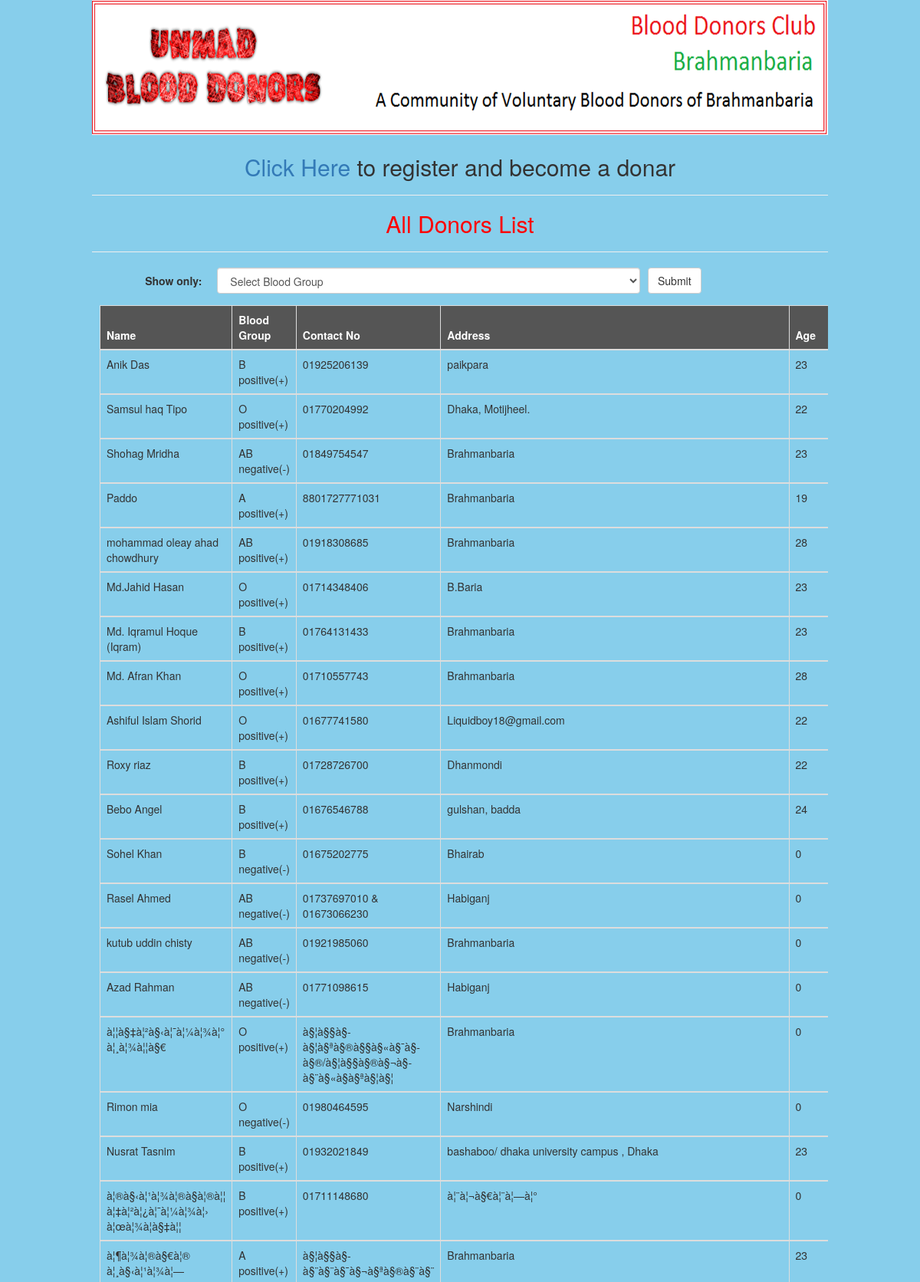
The page / (upper part) on the database its author committed.
### tables this page shows
CREATE TABLE IF NOT EXISTS `donors` (
  `user_id` int(100) NOT NULL,
  `user_name` varchar(100) NOT NULL,
  `user_group` varchar(100) NOT NULL,
  `user_age` varchar(100) NOT NULL,
  `user_location` varchar(100) NOT NULL,
  `user_no` varchar(100) NOT NULL
);

### index.php (the view, shortened to what this page needs)
<!DOCTYPE html>
<?php
$con = mysqli_connect("localhost","root","","unmad");
?>
<html lang="en">
	<head>
		<link href="bootstrap.css" rel="stylesheet" type="text/css" />
		<link href="style.css" rel="stylesheet" type="text/css" />
	</head>
	<body>
		<a href="index.php"><img src="logo.png" class="img-responsive" alt="Cinque Terre" width="960" height="236"/></a>
		<center><h2 style=""><a href="registration.php" style="cursor:pointer">Click Here</a> to register and become a donar</h2></center>
		<hr>
		<center><h2 style="color:red">All Donors List</h2></center>
		<hr>
	<form class="form-horizontal" role="form" method="post">
			<div class="form-group">
      <label class="control-label col-sm-2" for="pwd">Show only:</label>
      <div class="col-sm-7">
         <select name="user_group_index" class="form-control" id="sel1"  required="required">
				<option value="">Select Blood Group</option>
      </select>
      </div>
	  <input type="submit" name="sub_index" class="btn btn-default"/>
    </div>
		</form>
	<div class="container table-responsive">
  <table style="max-width:939px;" class="table table-bordered">
    <thead>
      <tr>
       <th style="width:200px;background-color:#555555;color:white">Name</th>
        <th style="width:200px;background-color:#555555;color:white">Blood Group</th>
		<th style="width:200px;background-color:#555555;color:white">Contact No</th>
		<th style="width:200px;background-color:#555555;color:white">Address</th>
        <th style="width:100px;background-color:#555555;color:white">Age</th>
      </tr>
    </thead>
		<?php
			$select = "select * from donors order by 1 DESC";
			$run = mysqli_query($con,$select);
			while($row = mysqli_fetch_array($run)){
			$user_name = $row['user_name'];
			$user_group = $row['user_group'];
			$user_age = $row['user_age'];
			$user_location = $row['user_location'];
			$user_no = $row['user_no'];
		?>
    <tbody>
      <tr>
	  <?php
		$user_group_index = "jahid";
		$A = 0;
	  if($user_group == $user_group_index) { ;?>
        <td><?php echo $user_name;?></td>
        <td><?php echo $user_group;?></td>
      <td><?php echo $user_no;?></td>
 <td><?php echo $user_location;?></td>
        <td><?php echo $user_age;?></td>
      </tr>
    </tbody>
	<?php }
	else if($A == 0){ ;?>
	<td><?php echo $user_name;?></td>
        <td><?php echo $user_group;?></td>
      <td><?php echo $user_no;?></td>
 <td><?php echo $user_location;?></td>
        <td><?php echo $user_age;?></td>
      </tr>
    </tbody>
	<?php }
	} ?>
  </table>
</div>
	</body>
</html>

### style.css (style rules this page uses)
* { margin:0;padding:0 }
body { max-width:960px;margin:0px auto;background:skyblue; }
img { max-width:960px;margin:25px auto;margin-top:0px; }

### rows shown on the page
donors: user_name "Anik Das", user_group "B positive(+)", user_no "01925206139", user_location "paikpara", user_age "23"
donors: user_name "Samsul haq Tipo", user_group "O positive(+)", user_no "01770204992", user_location "Dhaka, Motijheel.", user_age "22"
donors: user_name "Shohag Mridha", user_group "AB negative(-)", user_no "01849754547", user_location "Brahmanbaria", user_age "23"
donors: user_name "Paddo", user_group "A positive(+)", user_no "8801727771031", user_location "Brahmanbaria", user_age "19"
donors: user_name "mohammad oleay ahad chowdhury", user_group "AB positive(+)", user_no "01918308685", user_location "Brahmanbaria", user_age "28"
donors: user_name "Md.Jahid Hasan", user_group "O positive(+)", user_no "01714348406", user_location "B.Baria", user_age "23"
donors: user_name "Md. Iqramul Hoque (Iqram)", user_group "B positive(+)", user_no "01764131433", user_location "Brahmanbaria", user_age "23"
donors: user_name "Md. Afran Khan", user_group "O positive(+)", user_no "01710557743", user_location "Brahmanbaria", user_age "28"
donors: user_name "Ashiful Islam Shorid", user_group "O positive(+)", user_no "01677741580", user_location "Liquidboy18@gmail.com", user_age "22"
donors: user_name "Roxy riaz", user_group "B positive(+)", user_no "01728726700", user_location "Dhanmondi", user_age "22"
donors: user_name "Bebo Angel", user_group "B positive(+)", user_no "01676546788", user_location "gulshan, badda", user_age "24"
donors: user_name "Sohel Khan", user_group "B negative(-)", user_no "01675202775", user_location "Bhairab", user_age "0"
donors: user_name "Rasel Ahmed", user_group "AB negative(-)", user_no "01737697010 & 01673066230", user_location "Habiganj", user_age "0"
donors: user_name "kutub uddin chisty", user_group "AB negative(-)", user_no "01921985060", user_location "Brahmanbaria", user_age "0"
donors: user_name "Azad Rahman", user_group "AB negative(-)", user_no "01771098615", user_location "Habiganj", user_age "0"
donors: user_name "à¦¦à§‡à¦²à§‹à¦¯à¦¼à¦¾à¦° à¦¸à¦¾à¦¦à§€", user_group "O positive(+)", user_no "à§¦à§§à§­à§¦à§ªà§®à§§à§«à§¯à§­à§®/à§¦à§§à§®à§¬à§­à§¨à§«à§­à§ªà§¦à§¦", user_location "Brahmanbaria", user_age "0"
donors: user_name "Rimon mia", user_group "O negative(-)", user_no "01980464595", user_location "Narshindi", user_age "0"
donors: user_name "Nusrat Tasnim", user_group "B positive(+)", user_no "01932021849", user_location "bashaboo/ dhaka university campus , Dhaka", user_age "23"
donors: user_name "à¦®à§‹à¦¹à¦¾à¦®à§à¦®à¦¦ à¦‡à¦²à¦¿à¦¯à¦¼à¦¾à¦› à¦œà¦¾à¦­à§‡à¦¦", user_group "B positive(+)", user_no "01711148680", user_location "à¦¨à¦¬à§€à¦¨à¦—à¦°", user_age "0"
donors: user_name "à¦¶à¦¾à¦®à§€à¦® à¦¸à§‹à¦¹à¦¾à¦—", user_group "A positive(+)", user_no "à§¦à§§à§­à§¨à§¨à§¯à§¬à§ªà§®à§¨à§¨", user_location "Brahmanbaria", user_age "23"
